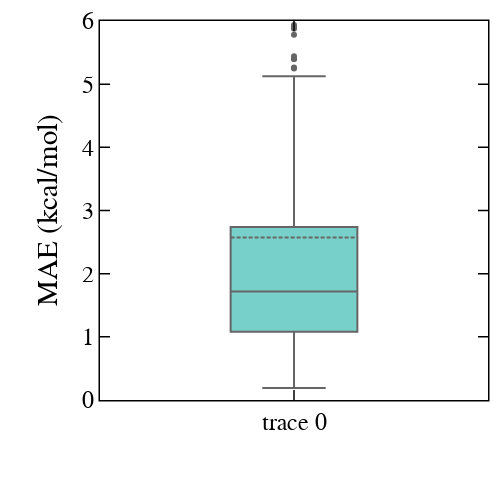

Notebook code for this chart:
### Code cell
data=go.Box(
    y=list(df_org["4.deltaE"].values),
    line_color='black',
    fillcolor='lightseagreen',
    boxpoints='outliers',
    opacity=0.6,
    text=list(mae_dict.keys()),
    boxmean=True,
    # notched=True,
    )
layout = go.Layout()
layout.update(glob_layout)
layout["xaxis"].update({'range': [-0.75, 0.75]})
layout["yaxis"].update({'title': "MAE (kcal/mol)", "range": [0, 6]})
layout.update(width=500, height=500, boxmode='group')
fig = go.Figure(data=data, layout=layout)
iplot(fig)
# fig.write_image("/Users/chenruduan/Dropbox (MIT)/CD-DFARecFull/SI/SI_Figures/BoxErrTop5/F1.pdf")

### Figure 1 — Plotly figure (JSON) as saved in the notebook; plotly's stock layout.template omitted (floating-point values rounded to 4 significant figures; data arrays with more than 128 entries replaced by an {"elided": "..."} marker saying what was removed)
{"data": [{"boxmean": true, "boxpoints": "outliers", "fillcolor": "lightseagreen", "line": {"color": "black"}, "opacity": 0.6, "text": ["m06-2x", "dsd-pbeb95-d3bj", "b2gpplyp", "mn15-l_hfx_40", "dsd-blyp-d3bj", "mn15-l_hfx_50", "pbe_hfx_30", "m06-l_hfx_40", "m06-l_hfx_30", "blyp_hfx_40", "dsd-pbep86-d3bj", "mn15-l_hfx_20", "mn15-l_hfx_30", "m06-l_hfx_50", "scan_hfx_30", "pbe_hfx_40", "pbe0-dh", "wb97x", "scan0", "b3lyp", "LRC-wPBEh", "blyp_hfx_50", "blyp_hfx_30", "pbe_hfx_50", "scan_hfx_20", "blyp_hfx_20", "m06-l_hfx_10", "b3p86", "b3pw91", "blyp_hfx_10", "mn15-l_hfx_10", "m06", "scan_hfx_50", "pbe_hfx_20", "blyp", "scan_hfx_40", "tpss", "pbe_hfx_10", "m06-l", "tpssh", "bp86", "pbe", "mn15-l", "scan_hfx_10", "scan"], "type": "box", "y": {"elided": "452 float values"}}], "layout": {"boxmode": "group", "font": {"color": "black", "family": "Helvetica", "size": 24}, "height": 500, "legend": {"orientation": "v"}, "margin": {"b": 100, "l": 100, "r": 10, "t": 10}, "paper_bgcolor": "rgba(255,255,255,100)", "plot_bgcolor": "white", "width": 500, "xaxis": {"color": "black", "linecolor": "black", "linewidth": 1.5, "mirror": "allticks", "range": [-0.75, 0.75], "showgrid": false, "showline": true, "ticklen": 10, "ticks": "inside", "tickwidth": 1.5, "zeroline": false}, "yaxis": {"color": "black", "linecolor": "black", "linewidth": 1.5, "mirror": "allticks", "range": [0, 6], "showgrid": false, "showline": true, "ticklen": 10, "ticks": "inside", "tickwidth": 1.5, "title": {"text": "MAE (kcal/mol)"}, "zeroline": false}}}
